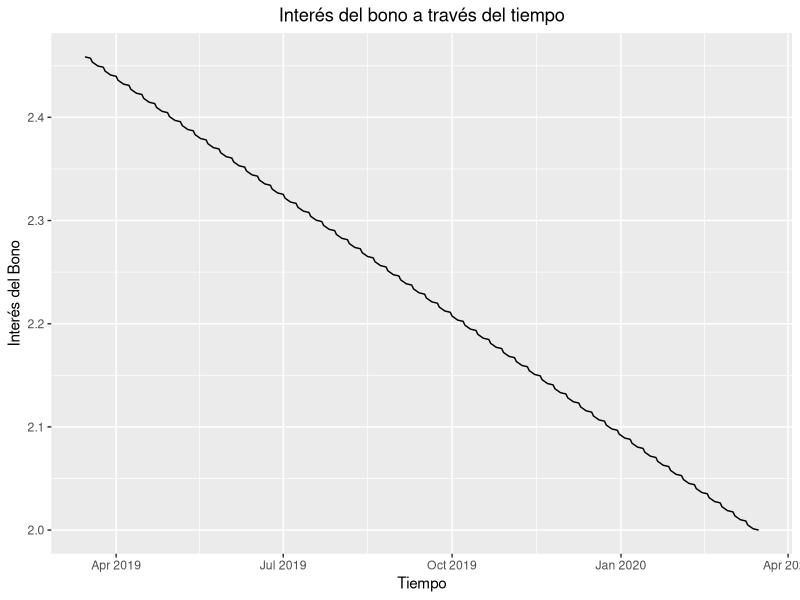

Source code (R): (Note: this script raises an error after producing the figure.)
## ---- chunk 1
knitr::opts_chunk$set(echo = TRUE)

library(ggplot2)
library(readxl)
library(tidyverse)
library(lubridate)
library(kableExtra)

Bono1 <- read_excel("Ex1.BonoPL.xlsx",
                    col_names = FALSE)
Bono2 <- read_excel("Ex1.BonoPL.xlsx", sheet = "Bond (2)",
                    col_names = FALSE)
Bono3 <- read_excel("Ex1.BonoPL.xlsx", sheet = "Bond (3)",
                    col_names = FALSE)
Bono4 <- read_excel("Ex1.BonoPL.xlsx", sheet = "Bond (4)",
                    col_names = FALSE)


Datos <- Bono1[c(2)]
Datos <- Datos[c(1:10), ]
Datos <- as.data.frame(t(Datos))
colnames(Datos)[1:length(Datos)] <-
  c(
    "ISIN",
    "TICKER",
    "Vencimiento",
    "Cupón(%)",
    "Frequencia cupón",
    "Monto",
    "Subcupon",
    "Liquid (SETT)",
    "Yield de entrada",
    "Precio Compra"
  )

## ---- chunk 2
vectorr <- c()
calculo_precio <-
  function(facial, cupon, tasa, periodos, dias, final) {
    for (i in 1:length(fecha)) {
      if (fecha[i] - fecha_pago[1] >= fecha_pago[2] - fecha_pago[1]) {
        fecha_pago <- fecha_pago[-1]
      }
      if (0 < as.numeric(final - fecha[i])) {
        A <- as.numeric(fecha[i] - fecha_pago[1])
        E <- dias / periodos
        Dsc <- E - A
        tasa_efectiva <- tasa[i] / (periodos * 100)
        N <- length(fecha_pago) - 2
        c <- length(fecha_pago) - c(2:length(fecha_pago))
        cupon_p <- cupon / periodos
        if(N==0){
         t_1<-facial*cupon_p+facial 
         t_2<-tasa_efectiva*Dsc/E+1
         t_3<-facial*A/E*cupon_p
         vectorr[i]<-t_1/t_2-t_3
        }else{
        vectorr[i] <- (
          facial * (1 + tasa_efectiva) ^ (-N - Dsc / E) + facial * cupon_p * sum((1 +
                                                                                    tasa_efectiva) ^ (-c - Dsc / E)) - facial * cupon_p * A / E
        )}
      } else{
        vectorr[i] <- facial
      }
    }
    
    return(vectorr)
  }
creacion_de_columnas <-
  function(interes,
           interes2,
           yas_bond_yld,
           G_capital,
           shock,
           TOTAL,
           Retorno_total,
           YAS_BOND_PX) {
    for (i in 1:(length(fecha) - 1)) {
      if (interes[i] < interes[i + 1]) {
        interes2[i + 1] <- interes2[i] + interes[i + 1] - interes[i]
      } else {
        interes2[i + 1] <-
          interes2[i] + interes[i + 1] - interes[i] + as.numeric(as.character(Datos$Subcupon))
      }#se calcula la columna de INT_ACC
      
      yas_bond_yld[i + 1] <- yas_bond_yld[i] + shock[i]
      G_capital <-
        c(G_capital,
          (YAS_BOND_PX[i + 1] - as.numeric(as.character(
            Datos$`Precio Compra`
          ))) *
            as.numeric(as.character(Datos$Monto)) / 100)
      TOTAL <- c(TOTAL, interes2[i] + G_capital[i])
      Retorno_total <-
        c(Retorno_total, TOTAL[i] / as.numeric(as.character(Datos$Monto)) * 100)
      if (i == (length(fecha) - 1)) {
        TOTAL <- c(TOTAL, interes2[i + 1] + G_capital[i + 1])
        Retorno_total <- c(Retorno_total
                           ,
                           TOTAL[i + 1] / as.numeric(as.character(Datos$Monto)) * 100)
      }
    }
    return(list(
      interes,
      interes2,
      yas_bond_yld,
      G_capital,
      shock,
      TOTAL,
      Retorno_total
    ))
  }
## ---- chunk 3
fecha <- seq(as.Date("2019-03-15"), as.Date("2021-03-01"), "day")
fecha <- fecha[1 < wday(fecha) & wday(fecha) < 7]

interes1_1 <- as.numeric(Bono1$...2[-c(1:15)])
interes1_2 <- (0:(length(interes1_1) - 1))

factor_lineal<--(as.numeric(as.character(Datos$`Yield de entrada`))-as.numeric(as.character(Bono1[3,5])))/as.numeric(as.Date("2020-03-14")-as.Date("2019-03-15"))
ShockF_1<-c(factor_lineal)
ShockF_1<-c(ShockF_1,ShockF_1*as.numeric(fecha[-1]-fecha[-length(fecha)]))
YAS_BOND_YLD_1 <- c(2.458612, rep(0, length(interes1_1) - 1))
for (i in 2:length(YAS_BOND_YLD_1)) {
  YAS_BOND_YLD_1[i] <- YAS_BOND_YLD_1[i - 1] + ShockF_1[i - 1]
}

Gcapital_1 <- c(0)
TOTAL_1 <- c()
Retorno_total_1 <- c()


fecha_pago <- as.Date("2019-02-28")
j <- as.Date("2019-02-28")
while (j + 180 <= as.Date("2021-02-28")) {
  fecha_pago <-
    c(fecha_pago, ceiling_date(j + 180, unit = "month") - 1)
  j = j + 180
}

YAS_BOND_PX_1 <-
  calculo_precio(100, 0.025, YAS_BOND_YLD_1, 2, 360, as.Date("2021-02-28"))

bono_1 <-
  creacion_de_columnas(
    interes1_1,
    interes1_2,
    YAS_BOND_YLD_1,
    Gcapital_1 ,
    ShockF_1,
    TOTAL_1,
    Retorno_total_1,
    YAS_BOND_PX_1
  )
names(bono_1) <-
  c(
    "interes1_1",
    "interes1_2",
    "YAS_BOND_YLD_1",
    "Gcapital_1",
    "ShockF_1",
    "TOTAL_1",
    "Retorno_total_1"
  )
bono1 <-
  data.frame(
    "Fecha de evaluación" = fecha,
    "INT_ACC 1" = bono_1$interes1_1,
    "INT_ACC 2" = bono_1$interes1_2,
    "YAS_BOND_YLD" = bono_1$YAS_BOND_YLD_1,
    "ShockF." = bono_1$ShockF_1,
    "YAS BOND PX" = YAS_BOND_PX_1,
    "Gcapital" = bono_1$Gcapital_1,
    "TOTAL" = bono_1$TOTAL_1,
    "Retorno total (%)" = bono_1$Retorno_total_1
  )


## ---- chunk 4
fecha <- seq(as.Date("2019-03-15"), as.Date("2021-03-01"), "day")
fecha <- fecha[1 < wday(fecha) & wday(fecha) < 7]

interes2_1 <- as.numeric(Bono3$...2[-c(1:15)])
interes2_2 <- (0:(length(interes2_1) - 1))
ShockF_2 <- rep(0, length(interes2_1))
YAS_BOND_YLD_2 <- c(2.458612, rep(0, length(interes2_1) - 1))
for (i in 2:length(YAS_BOND_YLD_2)) {
  YAS_BOND_YLD_2[i] <- YAS_BOND_YLD_2[i - 1] + ShockF_2[i - 1]
}

Gcapital_2 <- c(0)
TOTAL_2 <- c()
Retorno_total_2 <- c()


fecha_pago <- as.Date("2019-02-28")
j <- as.Date("2019-02-28")
while (j + 180 <= as.Date("2021-02-28")) {
  fecha_pago <-
    c(fecha_pago, ceiling_date(j + 180, unit = "month") - 1)
  j = j + 180
}

YAS_BOND_PX_2 <-
  calculo_precio(100, 0.025, YAS_BOND_YLD_2, 2, 360, as.Date("2021-02-28"))

bono_2 <-
  creacion_de_columnas(
    interes2_1,
    interes2_2,
    YAS_BOND_YLD_2,
    Gcapital_2 ,
    ShockF_2,
    TOTAL_2,
    Retorno_total_2,
    YAS_BOND_PX_2
  )
names(bono_2) <-
  c(
    "interes2_1",
    "interes2_2",
    "YAS_BOND_YLD_2",
    "Gcapital_2",
    "ShockF_2",
    "TOTAL_2",
    "Retorno_total_2"
  )
bono2 <-
  data.frame(
    "Fecha de evaluación" = fecha,
    "INT_ACC 1" = bono_2$interes2_1,
    "INT_ACC 2" = bono_2$interes2_2,
    "YAS_BOND_YLD" = bono_2$YAS_BOND_YLD_2,
    "ShockF." = bono_2$ShockF_2,
    "YAS BOND PX" = YAS_BOND_PX_2,
    "Gcapital" = bono_2$Gcapital_2,
    "TOTAL" = bono_2$TOTAL_2,
    "Retorno total (%)" = bono_2$Retorno_total_2
  )


## ---- chunk 5

fecha <- seq(as.Date("2019-03-15"), as.Date("2021-03-01"), "day")
fecha <- fecha[1 < wday(fecha) & wday(fecha) < 7]

interes3_1 <- as.numeric(Bono3$...2[-c(1:15)])
interes3_2 <- (0:(length(interes3_1) - 1))

ShockF_3 <- as.numeric(Bono3$...6[-c(1:15)])
YAS_BOND_YLD_3 <- c(2.458612, rep(0, length(interes2_1) - 1))
for (i in 2:length(YAS_BOND_YLD_3)) {
  YAS_BOND_YLD_3[i] <- YAS_BOND_YLD_3[i - 1] + ShockF_3[i - 1]
}

Gcapital_3 <- c(0)
TOTAL_3 <- c()
Retorno_total_3 <- c()


fecha_pago <- as.Date("2019-02-28")
j <- as.Date("2019-02-28")
while (j + 180 <= as.Date("2021-02-28")) {
  fecha_pago <-
    c(fecha_pago, ceiling_date(j + 180, unit = "month") - 1)
  j = j + 180
}
vectorr <- c()
YAS_BOND_PX_3 <-
  calculo_precio(100, 0.025, YAS_BOND_YLD_3, 2, 360, as.Date("2021-02-28"))

bono_3 <-
  creacion_de_columnas(
    interes3_1,
    interes3_2,
    YAS_BOND_YLD_3,
    Gcapital_3 ,
    ShockF_3,
    TOTAL_3,
    Retorno_total_3,
    YAS_BOND_PX_3
  )
names(bono_3) <-
  c(
    "interes3_1",
    "interes3_2",
    "YAS_BOND_YLD_3",
    "Gcapital_3",
    "ShockF_3",
    "TOTAL_3",
    "Retorno_total_3"
  )
bono3 <-
  data.frame(
    "Fecha de evaluación" = fecha,
    "INT_ACC 1" = bono_3$interes3_1,
    "INT_ACC 2" = bono_3$interes3_2,
    "YAS_BOND_YLD" = bono_3$YAS_BOND_YLD_3,
    "ShockF." = bono_3$ShockF_3,
    "YAS BOND PX" = YAS_BOND_PX_3,
    "Gcapital" = bono_3$Gcapital_3,
    "TOTAL" = bono_3$TOTAL_3,
    "Retorno total (%)" = bono_3$Retorno_total_3
  )

## ---- chunk 6
fecha <- seq(as.Date("2019-03-15"), as.Date("2021-03-01"), "day")
fecha <- fecha[1 < wday(fecha) & wday(fecha) < 7]

interes4_1 <- as.numeric(Bono4$...2[-c(1:15)])
interes4_2 <- (0:(length(interes4_1) - 1))

ShockF_4 <- as.numeric(Bono4$...6[-c(1:15)])
YAS_BOND_YLD_4 <- c(2.458612, rep(0, length(interes2_1) - 1))
for (i in 2:length(YAS_BOND_YLD_4)) {
  YAS_BOND_YLD_4[i] <- YAS_BOND_YLD_4[i - 1] + ShockF_4[i - 1]
}

Gcapital_4 <- c(0)
TOTAL_4 <- c()
Retorno_total_4 <- c()
fecha_pago <- as.Date("2019-02-28")
j <- as.Date("2019-02-28")
while (j + 180 <= as.Date("2021-02-28")) {
  fecha_pago <-
    c(fecha_pago, ceiling_date(j + 180, unit = "month") - 1)
  j = j + 180
}
vectorr <- c()
YAS_BOND_PX_4 <-
  calculo_precio(100, 0.025, YAS_BOND_YLD_4, 2, 360, as.Date("2021-02-28"))
bono_4 <-
  creacion_de_columnas(
    interes4_1,
    interes4_2,
    YAS_BOND_YLD_4,
    Gcapital_4 ,
    ShockF_4,
    TOTAL_4,
    Retorno_total_4,
    YAS_BOND_PX_4
  )
names(bono_4) <-
  c(
    "interes4_1",
    "interes4_2",
    "YAS_BOND_YLD_4",
    "Gcapital_4",
    "ShockF_4",
    "TOTAL_4",
    "Retorno_total_4"
  )
bono4 <-
  data.frame(
    "Fecha de evaluación" = fecha,
    "INT_ACC 1" = bono_4$interes4_1,
    "INT_ACC 2" = bono_4$interes4_2,
    "YAS_BOND_YLD" = bono_4$YAS_BOND_YLD_4,
    "ShockF." = bono_4$ShockF_4,
    "YAS BOND PX" = YAS_BOND_PX_4,
    "Gcapital" = bono_4$Gcapital_4,
    "TOTAL" = bono_4$TOTAL_4,
    "Retorno total (%)" = bono_4$Retorno_total_4
  )



## ---- chunk 7

grafico1 <- function(fechas, tasabono) {
  
  ggplot(
    data =data.frame(fechas, tasabono),
    mapping = aes(
      x = fechas,
      y = tasabono)
  ) +
    geom_line() +
    labs(
      y = "Interés del Bono",
      x = "Tiempo",
      title = "Interés del bono a través del tiempo"
    ) +
    theme(plot.title = element_text(hjust = .5))# colocamos el titulo en el centro
  
}

grafico1(bono1$Fecha.de.evaluación[1:262],bono1$YAS_BOND_YLD[1:262])




## ---- chunk 8
grafico2 <- function(fechas, intacum2, total, gcapital) {
  
  ggplot(
    data =data.frame(fechas, intacum2, total, gcapital),
    mapping = aes(
      x = fechas,
      y = total)
     ) +
    geom_line(aes(x = fechas , y=intacum2),color="red") +
    geom_line(aes(x = fechas , y=total), color="green") +
    geom_line(aes(x = fechas , y=gcapital),color="blue") +
    labs(
      y = "Interés del Bono",
      x = "Tiempo",
      title = "Interés del bono a través del tiempo"
    ) +
    theme(plot.title = element_text(hjust = .5))# colocamos el titulo en el centro
  
}

grafico2(bono2$Fecha.de.evaluación[bono2$Fecha.de.evaluación<=as.Date('2020-03-16')],bono2$INT_ACC.2[bono2$INT_ACC.2<=as.Date('2020-03-16')],bono2$TOTAL[bono2$TOTAL<=as.Date('2020-03-16')], bono2$Gcapital[bono2$Gcapital<=as.Date('2020-03-16')] )
